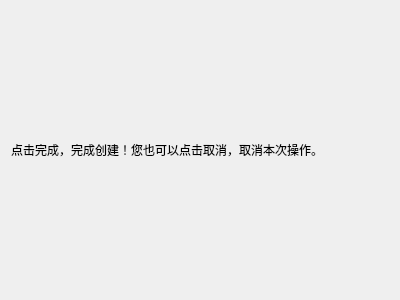
<?xml version="1.0" encoding="UTF-8"?>
<ui version="4.0">
 <class>ComfirmPage</class>
 <widget class="QWizardPage" name="ComfirmPage">
  <property name="geometry">
   <rect>
    <x>0</x>
    <y>0</y>
    <width>400</width>
    <height>300</height>
   </rect>
  </property>
  <property name="windowTitle">
   <string>WizardPage</string>
  </property>
  <layout class="QGridLayout" name="gridLayout">
   <item row="0" column="0">
    <layout class="QVBoxLayout" name="verticalLayout">
     <item>
      <widget class="QLabel" name="label">
       <property name="text">
        <string>点击完成，完成创建！您也可以点击取消，取消本次操作。</string>
       </property>
      </widget>
     </item>
    </layout>
   </item>
  </layout>
 </widget>
 <resources/>
 <connections/>
</ui>
